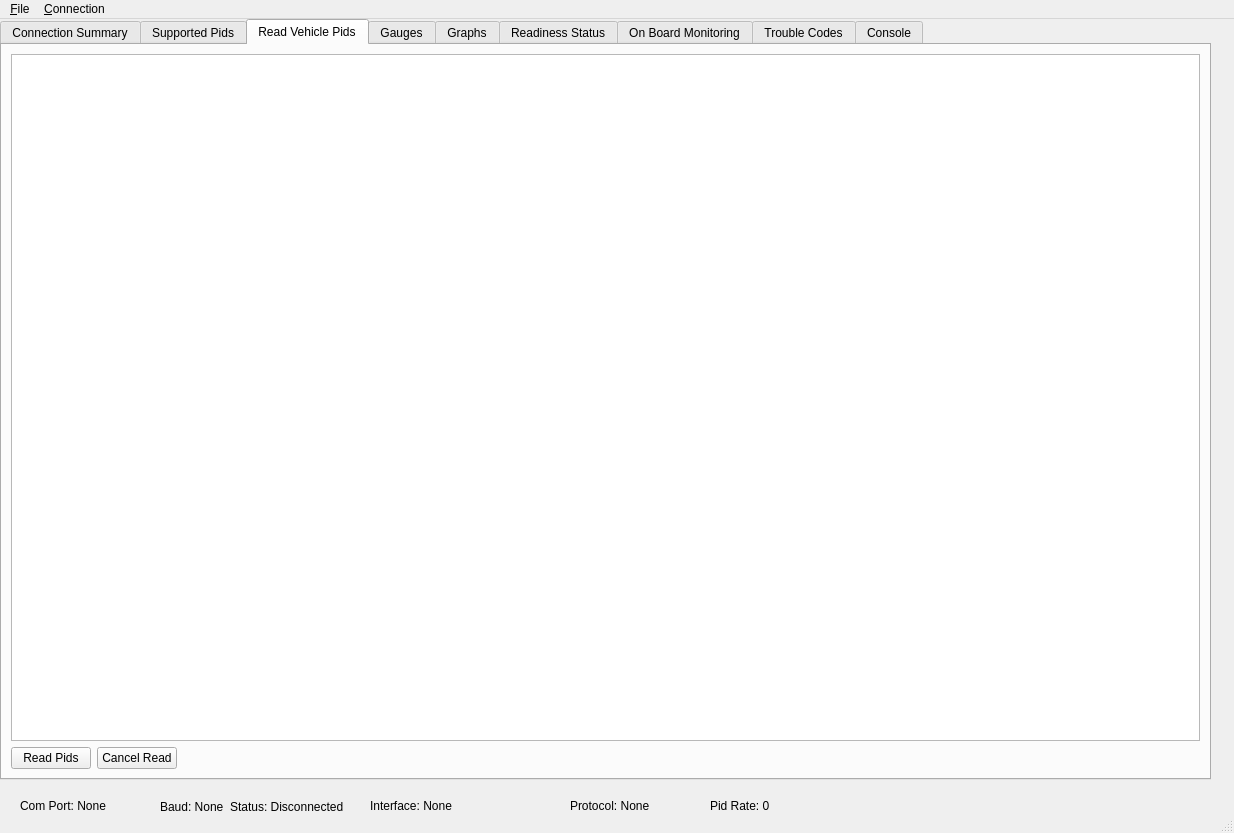
<?xml version="1.0" encoding="UTF-8"?>
<ui version="4.0">
 <class>MainWindow</class>
 <widget class="QMainWindow" name="MainWindow">
  <property name="geometry">
   <rect>
    <x>0</x>
    <y>0</y>
    <width>1234</width>
    <height>833</height>
   </rect>
  </property>
  <property name="windowTitle">
   <string>MainWindow</string>
  </property>
  <widget class="QWidget" name="centralwidget">
   <widget class="QTabWidget" name="tabWidget">
    <property name="geometry">
     <rect>
      <x>0</x>
      <y>0</y>
      <width>1211</width>
      <height>761</height>
     </rect>
    </property>
    <property name="currentIndex">
     <number>2</number>
    </property>
    <widget class="QWidget" name="tab">
     <attribute name="title">
      <string>Connection Summary</string>
     </attribute>
     <layout class="QVBoxLayout" name="verticalLayout_5">
      <item>
       <layout class="QVBoxLayout" name="verticalLayout_4">
        <item>
         <widget class="QTableWidget" name="connectionInfoTableWidget"/>
        </item>
        <item>
         <layout class="QHBoxLayout" name="horizontalLayout_2" stretch="0,0,0">
          <item>
           <widget class="QPushButton" name="connectPushButton">
            <property name="text">
             <string>Connect</string>
            </property>
           </widget>
          </item>
          <item>
           <widget class="QPushButton" name="disconnectPushButton">
            <property name="text">
             <string>Disconnect</string>
            </property>
           </widget>
          </item>
          <item>
           <spacer name="horizontalSpacer_2">
            <property name="orientation">
             <enum>Qt::Horizontal</enum>
            </property>
            <property name="sizeHint" stdset="0">
             <size>
              <width>40</width>
              <height>20</height>
             </size>
            </property>
           </spacer>
          </item>
         </layout>
        </item>
       </layout>
      </item>
     </layout>
    </widget>
    <widget class="QWidget" name="tab_2">
     <attribute name="title">
      <string>Supported Pids</string>
     </attribute>
     <layout class="QHBoxLayout" name="horizontalLayout_6">
      <item>
       <layout class="QVBoxLayout" name="verticalLayout_3">
        <item>
         <widget class="QLabel" name="label_3">
          <property name="text">
           <string>PIDs supported by this vehicle</string>
          </property>
         </widget>
        </item>
        <item>
         <widget class="QLabel" name="label_4">
          <property name="text">
           <string>Select which PIDs you which to have requested.
The more PIDs you select, the slower they will update.</string>
          </property>
         </widget>
        </item>
        <item>
         <widget class="QTableWidget" name="pidSelectTableWidget"/>
        </item>
       </layout>
      </item>
      <item>
       <layout class="QVBoxLayout" name="verticalLayout_12" stretch="1,1,1,0,8">
        <item>
         <spacer name="verticalSpacer_3">
          <property name="orientation">
           <enum>Qt::Vertical</enum>
          </property>
          <property name="sizeHint" stdset="0">
           <size>
            <width>20</width>
            <height>40</height>
           </size>
          </property>
         </spacer>
        </item>
        <item>
         <widget class="QPushButton" name="pidSelectAllPushButton">
          <property name="text">
           <string>Select All</string>
          </property>
         </widget>
        </item>
        <item>
         <widget class="QPushButton" name="pidSelectNonePushButton">
          <property name="text">
           <string>Select None</string>
          </property>
         </widget>
        </item>
        <item>
         <widget class="QPushButton" name="pidSelectSavePushButton">
          <property name="text">
           <string>Save</string>
          </property>
         </widget>
        </item>
        <item>
         <spacer name="verticalSpacer_2">
          <property name="orientation">
           <enum>Qt::Vertical</enum>
          </property>
          <property name="sizeHint" stdset="0">
           <size>
            <width>20</width>
            <height>40</height>
           </size>
          </property>
         </spacer>
        </item>
       </layout>
      </item>
      <item>
       <spacer name="horizontalSpacer_4">
        <property name="orientation">
         <enum>Qt::Horizontal</enum>
        </property>
        <property name="sizeHint" stdset="0">
         <size>
          <width>40</width>
          <height>20</height>
         </size>
        </property>
       </spacer>
      </item>
     </layout>
    </widget>
    <widget class="QWidget" name="tab_3">
     <attribute name="title">
      <string>Read Vehicle Pids</string>
     </attribute>
     <layout class="QVBoxLayout" name="verticalLayout_2">
      <item>
       <layout class="QVBoxLayout" name="verticalLayout">
        <item>
         <widget class="QTableWidget" name="readPidsTableWidget"/>
        </item>
        <item>
         <layout class="QHBoxLayout" name="horizontalLayout" stretch="0,0,0">
          <property name="spacing">
           <number>6</number>
          </property>
          <property name="leftMargin">
           <number>0</number>
          </property>
          <property name="rightMargin">
           <number>0</number>
          </property>
          <item>
           <widget class="QPushButton" name="readPidsPushButton">
            <property name="text">
             <string>Read Pids</string>
            </property>
           </widget>
          </item>
          <item>
           <widget class="QPushButton" name="cancelReadPidsPushButton">
            <property name="text">
             <string>Cancel Read</string>
            </property>
           </widget>
          </item>
          <item>
           <spacer name="horizontalSpacer">
            <property name="orientation">
             <enum>Qt::Horizontal</enum>
            </property>
            <property name="sizeHint" stdset="0">
             <size>
              <width>40</width>
              <height>20</height>
             </size>
            </property>
           </spacer>
          </item>
         </layout>
        </item>
       </layout>
      </item>
     </layout>
    </widget>
    <widget class="QWidget" name="gaugesTab">
     <attribute name="title">
      <string>Gauges</string>
     </attribute>
    </widget>
    <widget class="QWidget" name="graphsTab">
     <attribute name="title">
      <string>Graphs</string>
     </attribute>
    </widget>
    <widget class="QWidget" name="tab_4">
     <attribute name="title">
      <string>Readiness Status</string>
     </attribute>
     <layout class="QVBoxLayout" name="verticalLayout_8">
      <item>
       <layout class="QVBoxLayout" name="verticalLayout_7" stretch="10,15,1">
        <item>
         <layout class="QHBoxLayout" name="horizontalLayout_3">
          <item>
           <layout class="QVBoxLayout" name="verticalLayout_6">
            <item>
             <widget class="QTableWidget" name="conTableWidget"/>
            </item>
            <item>
             <widget class="QTableWidget" name="monitorStatusTableWidget"/>
            </item>
           </layout>
          </item>
          <item>
           <widget class="QTableWidget" name="nonconTableWidget"/>
          </item>
         </layout>
        </item>
        <item>
         <spacer name="verticalSpacer">
          <property name="orientation">
           <enum>Qt::Vertical</enum>
          </property>
          <property name="sizeHint" stdset="0">
           <size>
            <width>20</width>
            <height>40</height>
           </size>
          </property>
         </spacer>
        </item>
        <item>
         <layout class="QHBoxLayout" name="horizontalLayout_5">
          <item>
           <widget class="QPushButton" name="readReadinessPushButton">
            <property name="text">
             <string>Read</string>
            </property>
           </widget>
          </item>
          <item>
           <spacer name="horizontalSpacer_3">
            <property name="orientation">
             <enum>Qt::Horizontal</enum>
            </property>
            <property name="sizeHint" stdset="0">
             <size>
              <width>40</width>
              <height>20</height>
             </size>
            </property>
           </spacer>
          </item>
         </layout>
        </item>
       </layout>
      </item>
     </layout>
    </widget>
    <widget class="QWidget" name="tab_7">
     <attribute name="title">
      <string>On Board Monitoring</string>
     </attribute>
     <widget class="QTableWidget" name="tableWidget_3">
      <property name="geometry">
       <rect>
        <x>70</x>
        <y>70</y>
        <width>256</width>
        <height>192</height>
       </rect>
      </property>
     </widget>
     <widget class="QPushButton" name="pushButton">
      <property name="geometry">
       <rect>
        <x>0</x>
        <y>700</y>
        <width>91</width>
        <height>24</height>
       </rect>
      </property>
      <property name="text">
       <string>PushButton</string>
      </property>
     </widget>
    </widget>
    <widget class="QWidget" name="tab_5">
     <attribute name="title">
      <string>Trouble Codes</string>
     </attribute>
     <layout class="QVBoxLayout" name="verticalLayout_14">
      <item>
       <layout class="QVBoxLayout" name="verticalLayout_13">
        <item>
         <widget class="QLabel" name="label_6">
          <property name="text">
           <string>Mode $03 Stored Diagnostic Trouble Codes</string>
          </property>
         </widget>
        </item>
        <item>
         <widget class="QTableWidget" name="tableWidget_2"/>
        </item>
        <item>
         <widget class="QLabel" name="label_5">
          <property name="text">
           <string>Mode $07 Pending Diagnostic Trouble Codes</string>
          </property>
         </widget>
        </item>
        <item>
         <widget class="QTableWidget" name="tableWidget"/>
        </item>
        <item>
         <layout class="QHBoxLayout" name="horizontalLayout_7">
          <item>
           <widget class="QPushButton" name="pushButton_3">
            <property name="text">
             <string>Read</string>
            </property>
           </widget>
          </item>
          <item>
           <widget class="QPushButton" name="pushButton_2">
            <property name="text">
             <string>Clear</string>
            </property>
           </widget>
          </item>
          <item>
           <spacer name="horizontalSpacer_5">
            <property name="orientation">
             <enum>Qt::Horizontal</enum>
            </property>
            <property name="sizeHint" stdset="0">
             <size>
              <width>40</width>
              <height>20</height>
             </size>
            </property>
           </spacer>
          </item>
         </layout>
        </item>
       </layout>
      </item>
     </layout>
    </widget>
    <widget class="QWidget" name="tab_6">
     <attribute name="title">
      <string>Console</string>
     </attribute>
     <layout class="QVBoxLayout" name="verticalLayout_11">
      <item>
       <layout class="QVBoxLayout" name="verticalLayout_9">
        <item>
         <widget class="QLabel" name="label">
          <property name="text">
           <string>Debug Output</string>
          </property>
         </widget>
        </item>
        <item>
         <widget class="QTextBrowser" name="debugTextBrowser"/>
        </item>
       </layout>
      </item>
      <item>
       <layout class="QVBoxLayout" name="verticalLayout_10">
        <item>
         <widget class="QLabel" name="label_2">
          <property name="text">
           <string>Raw Console</string>
          </property>
         </widget>
        </item>
        <item>
         <widget class="QTextBrowser" name="textBrowser_2"/>
        </item>
        <item>
         <layout class="QHBoxLayout" name="horizontalLayout_4">
          <item>
           <widget class="QLineEdit" name="rawConsoleLineEdit"/>
          </item>
          <item>
           <widget class="QPushButton" name="consoleSendPushButton">
            <property name="text">
             <string>Send</string>
            </property>
           </widget>
          </item>
         </layout>
        </item>
       </layout>
      </item>
     </layout>
    </widget>
   </widget>
   <widget class="QLabel" name="status_comPortLabel">
    <property name="geometry">
     <rect>
      <x>20</x>
      <y>780</y>
      <width>150</width>
      <height>13</height>
     </rect>
    </property>
    <property name="minimumSize">
     <size>
      <width>150</width>
      <height>0</height>
     </size>
    </property>
    <property name="text">
     <string>Com Port: None</string>
    </property>
   </widget>
   <widget class="QLabel" name="status_comBaudLabel">
    <property name="geometry">
     <rect>
      <x>160</x>
      <y>780</y>
      <width>75</width>
      <height>16</height>
     </rect>
    </property>
    <property name="minimumSize">
     <size>
      <width>75</width>
      <height>0</height>
     </size>
    </property>
    <property name="text">
     <string>Baud: None</string>
    </property>
   </widget>
   <widget class="QLabel" name="status_comStatusLabel">
    <property name="geometry">
     <rect>
      <x>230</x>
      <y>780</y>
      <width>200</width>
      <height>16</height>
     </rect>
    </property>
    <property name="minimumSize">
     <size>
      <width>200</width>
      <height>0</height>
     </size>
    </property>
    <property name="text">
     <string>Status: Disconnected</string>
    </property>
   </widget>
   <widget class="QLabel" name="status_comInterfaceLabel">
    <property name="geometry">
     <rect>
      <x>370</x>
      <y>780</y>
      <width>200</width>
      <height>13</height>
     </rect>
    </property>
    <property name="minimumSize">
     <size>
      <width>200</width>
      <height>0</height>
     </size>
    </property>
    <property name="text">
     <string>Interface: None</string>
    </property>
   </widget>
   <widget class="QLabel" name="status_comProtocolLabel">
    <property name="geometry">
     <rect>
      <x>570</x>
      <y>780</y>
      <width>175</width>
      <height>13</height>
     </rect>
    </property>
    <property name="minimumSize">
     <size>
      <width>175</width>
      <height>0</height>
     </size>
    </property>
    <property name="text">
     <string>Protocol: None</string>
    </property>
   </widget>
   <widget class="QLabel" name="status_pidUpdateRateLabel">
    <property name="geometry">
     <rect>
      <x>710</x>
      <y>780</y>
      <width>175</width>
      <height>13</height>
     </rect>
    </property>
    <property name="minimumSize">
     <size>
      <width>175</width>
      <height>0</height>
     </size>
    </property>
    <property name="text">
     <string>Pid Rate: 0</string>
    </property>
   </widget>
  </widget>
  <widget class="QMenuBar" name="menubar">
   <property name="geometry">
    <rect>
     <x>0</x>
     <y>0</y>
     <width>1234</width>
     <height>21</height>
    </rect>
   </property>
   <widget class="QMenu" name="menuFile">
    <property name="title">
     <string>&amp;File</string>
    </property>
    <addaction name="action_Exit"/>
   </widget>
   <widget class="QMenu" name="menuConnection">
    <property name="title">
     <string>&amp;Connection</string>
    </property>
    <addaction name="actionConnect"/>
    <addaction name="actionSettings"/>
   </widget>
   <addaction name="menuFile"/>
   <addaction name="menuConnection"/>
  </widget>
  <widget class="QStatusBar" name="statusbar"/>
  <action name="actionConnect">
   <property name="text">
    <string>&amp;Connect</string>
   </property>
  </action>
  <action name="actionSettings">
   <property name="text">
    <string>&amp;Settings</string>
   </property>
  </action>
  <action name="actionSettings_2">
   <property name="text">
    <string>Settings</string>
   </property>
  </action>
  <action name="action_Exit">
   <property name="text">
    <string>&amp;Exit</string>
   </property>
  </action>
 </widget>
 <resources/>
 <connections/>
</ui>
